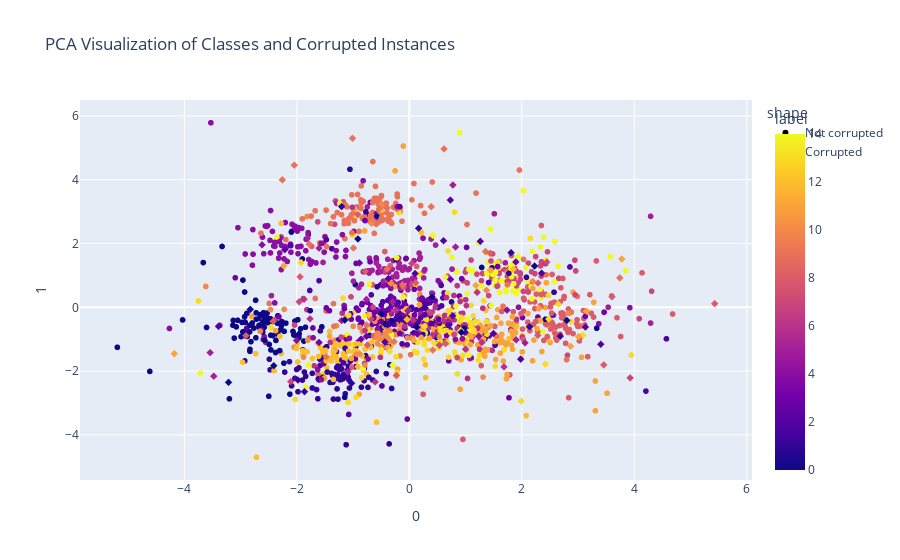

Notebook code cell kept with this figure:
### Code cell
# visualization of the whole train_data
vis_PCA(train_data, 'Class', 'Corrupted')

### Figure 1 — Plotly figure (JSON) as saved in the notebook; plotly's stock layout.template omitted (floating-point values rounded to 4 significant figures; data arrays with more than 128 entries replaced by an {"elided": "..."} marker saying what was removed)
{"data": [{"hovertemplate": "shape=Not corrupted<br>0=%{x}<br>1=%{y}<br>label=%{marker.color}<extra></extra>", "legendgroup": "Not corrupted", "marker": {"color": {"elided": "1374 int values"}, "coloraxis": "coloraxis", "symbol": "circle"}, "mode": "markers", "name": "Not corrupted", "showlegend": true, "type": "scattergl", "x": {"elided": "1374 float values"}, "xaxis": "x", "y": {"elided": "1374 float values"}, "yaxis": "y"}, {"hovertemplate": "shape=Corrupted<br>0=%{x}<br>1=%{y}<br>label=%{marker.color}<extra></extra>", "legendgroup": "Corrupted", "marker": {"color": {"elided": "149 int values"}, "coloraxis": "coloraxis", "symbol": "diamond"}, "mode": "markers", "name": "Corrupted", "showlegend": true, "type": "scattergl", "x": {"elided": "149 float values"}, "xaxis": "x", "y": {"elided": "149 float values"}, "yaxis": "y"}], "layout": {"coloraxis": {"colorbar": {"title": {"text": "label"}}, "colorscale": [[0, "#0d0887"], [0.1111, "#46039f"], [0.2222, "#7201a8"], [0.3333, "#9c179e"], [0.4444, "#bd3786"], [0.5556, "#d8576b"], [0.6667, "#ed7953"], [0.7778, "#fb9f3a"], [0.8889, "#fdca26"], [1, "#f0f921"]]}, "legend": {"title": {"text": "shape"}, "tracegroupgap": 0}, "title": {"text": "PCA Visualization of Classes and Corrupted Instances"}, "xaxis": {"anchor": "y", "domain": [0, 1], "title": {"text": "0"}}, "yaxis": {"anchor": "x", "domain": [0, 1], "title": {"text": "1"}}}}
